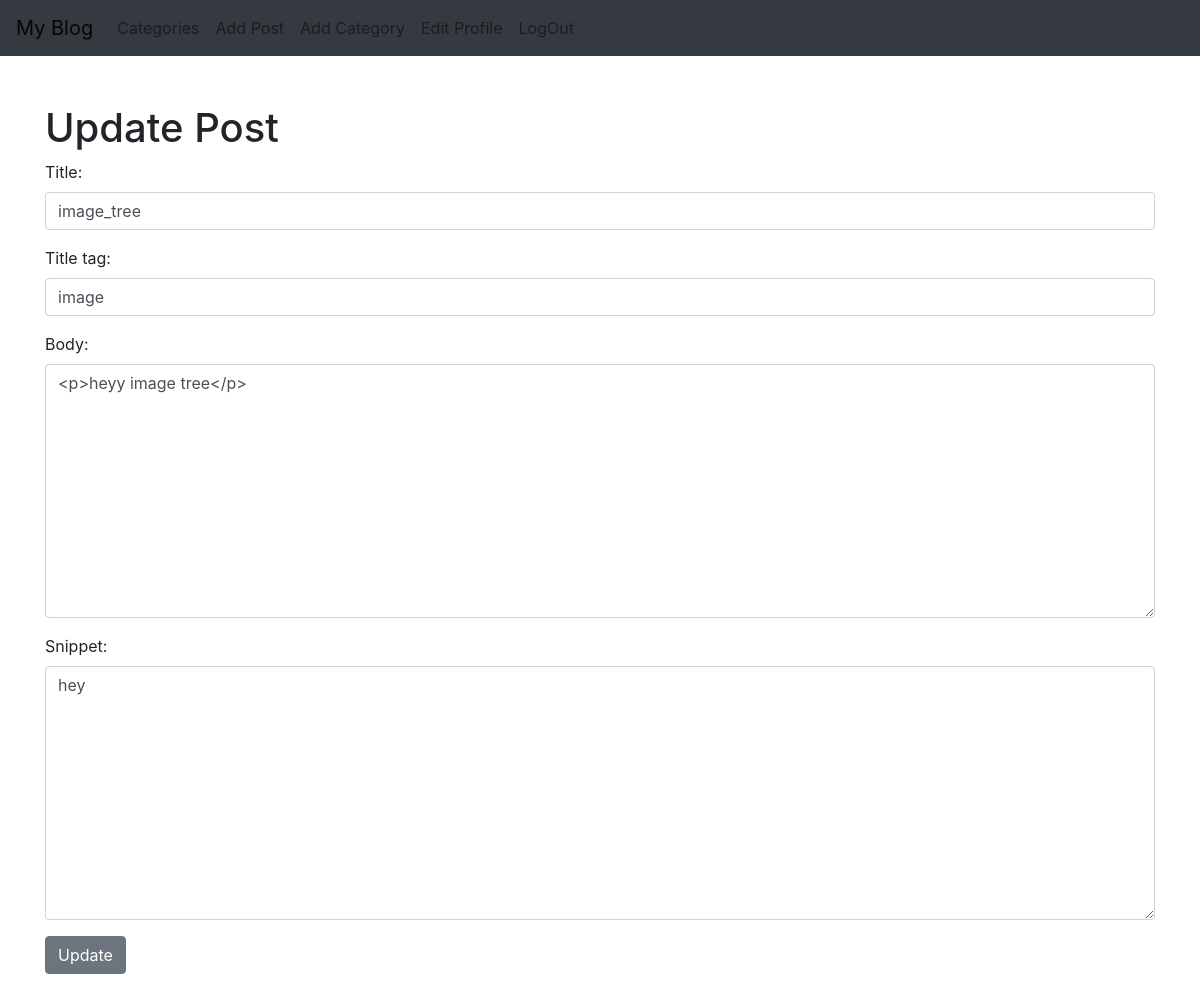
The page /article/edit/10 (signed in) on the database its author committed.
### app_blog/models.py (models this page shows, shortened)
class Post(models.Model):
    title = models.CharField(max_length=255)
    header_image = models.ImageField(null=True,blank=True, upload_to= 'images/')
    title_tag = models.CharField(max_length=255)
    author = models.ForeignKey(User,on_delete=models.CASCADE)
    body = RichTextField(blank=True, null=True)
    created = models.DateTimeField(auto_now_add=True)
    category = models.CharField(max_length=255,default='uncatogerized')
    snippet = models.CharField(max_length=255)
    likes = models.ManyToManyField(User, related_name='blog_posts')

### app_blog/views.py (the view)
# urls.py: path('article/edit/<int:pk>',UpdatePostView.as_view(),name="update-post"),
class UpdatePostView(UpdateView):
    model=Post
    form_class=EditForm
    template_name='app_blog/update_post.html'

### app_blog/forms.py
class EditForm(forms.ModelForm):
    class Meta:
        model=Post
        fields=('title','title_tag','body','snippet')
        widgets={
            'title':forms.TextInput(attrs={'class':'form-control'}),
            'title_tag':forms.TextInput(attrs={'class':'form-control'}),
            'body':forms.Textarea(attrs={'class':'form-control'}),
            'snippet':forms.Textarea(attrs={'class':'form-control'}),
        }

### app_blog/templates/app_blog/update_post.html (shortened to what this page needs)
{% extends 'app_blog/base.html' %}
{% block content %}
{% if user.is_authenticated %}
    {% if user.id == post.author.id %}
        <h1>Update Post</h1>
        <div class="form-group">
        <form method="POST">
            {{ form.as_p }}
            <button class="btn btn-secondary">Update</button>
        </form>
        </div>
    {% else %}
        <strong>You are not allow to upadte the post!!!</strong>
    {% endif %}
{% else %}
 <strong>You are not allow to upadte the post!!!</strong>
{% endif %}
{% endblock %}

### rows shown on the page
Post: title "image_tree", title_tag "image", body "<p>heyy image tree</p>", snippet "hey"
